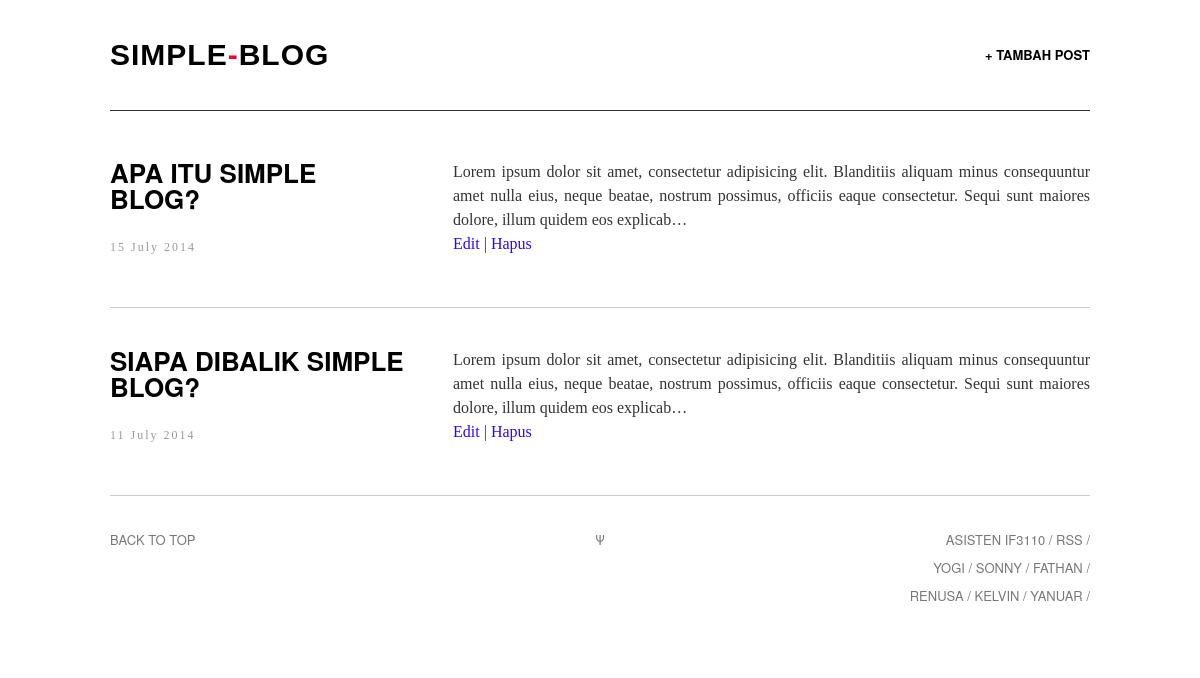
The page / on the database its author committed.
### tables this page shows
CREATE TABLE IF NOT EXISTS `listpost` (
  `Idx` int(11) NOT NULL AUTO_INCREMENT,
  `Judul` text NOT NULL,
  `Tanggal` date NOT NULL,
  `Konten` longtext NOT NULL,
  PRIMARY KEY (`Idx`)
);

### index.php (the view, shortened to what this page needs)
<!DOCTYPE html>
<html>
<head>
<link rel="stylesheet" type="text/css" href="assets/css/screen.css" />
</head>
<body class="default">
<div class="wrapper">
<nav class="nav">
    <a style="border:none;" id="logo" href="index.php"><h1>Simple<span>-</span>Blog</h1></a>
    <ul class="nav-primary">
        <li><a href="new_post.html">+ Tambah Post</a></li>
    </ul>
</nav>
<div id="home">
    <div class="posts">
        <nav class="art-list">
          <ul class="art-list-body">
            <?php
				$db = mysqli_connect('localhost','root', "", 'simpleblog');
				$query = "SELECT * FROM `listpost` ORDER BY `Tanggal` DESC";
				$q_results = mysqli_query($db, $query);
				foreach ($q_results as $res) {
					$date_pre = $res['Tanggal'];
					$date = DateTime::createFromFormat('Y-m-d',$date_pre);
					echo "<li class=\"art-list-item\">
					<div class=\"art-list-item-title-and-time\">
						<h2 class=\"art-list-title\"><a href=\"post.php?id=". $res['Idx'] ." \"> ". $res['Judul'] . "</a></h2>
						<div class=\"art-list-time\"> ". $date->format('j F Y') ." </div>
					</div>
					<p>";
					if (strlen($res['Konten']) > 225) {
						echo substr ($res['Konten'],0,225);
						echo "&hellip;";
					} else {
						echo ($res['Konten']);
					}
					echo "</p>
					<p>
					  <a href=\"edit.php?id=". $res['Idx'] ."\">Edit</a> | <a href=\"delete.php?id=". $res['Idx'] ."\" onclick=\"return deleteConfirmation()\">Hapus</a>
					</p>
					</li>";
				}
			?>
          </ul>
        </nav>
    </div>
</div>
<footer class="footer">
    <div class="back-to-top"><a href="">Back to top</a></div>
    <div class="psi">&Psi;</div>
    <aside class="offsite-links">
        Asisten IF3110 /
        <a class="rss-link" href="#rss">RSS</a> /
        <br>
        <a class="twitter-link" href="http://twitter.com/YoGiiSinaga">Yogi</a> /
        <a class="twitter-link" href="http://twitter.com/sonnylazuardi">Sonny</a> /
        <a class="twitter-link" href="http://twitter.com/fathanpranaya">Fathan</a> /
        <br>
        <a class="twitter-link" href="#">Renusa</a> /
        <a class="twitter-link" href="#">Kelvin</a> /
        <a class="twitter-link" href="#">Yanuar</a> /
    </aside>
</footer>
</div>
</body>
</html>

### assets/css/screen.css (style rules this page uses)
html, body, div, span, object, iframe, h1, h2, h3, h4, h5, h6, p, blockquote, pre, a, address, cite, code, em, img, small, strong, ol, ul, li, fieldset, form, label, legend, table, caption, tbody, tfoot, thead, tr, th, td, article, aside, canvas, embed, figure, figcaption, footer, header, hgroup, menu, nav, section, summary, time, audio, video { margin: 0; padding: 0; border: 0; font-size: 100%; font: inherit; vertical-align: baseline; }
article, aside, details, figcaption, figure, footer, header, hgroup, menu, time, nav, section { display: block; }
html, body, .wrapper { min-height: 100%; }
html, body { height: 100%; }
.wrapper { min-height: 100%; }
body { overflow-x: hidden; font: 17px/28px ff-meta-serif-web-pro, "Georgia", serif; color: #333; background: #fff; }
h1, h2, h3, h4, h5, h6 { font-family: "proxima-nova", "helvetica neue", "helvetica", sans-serif; font-weight: normal; text-transform: uppercase; font-weight: 700; color: #000; text-rendering: optimizeLegibility; }
h1 { font-size: 50px; padding-bottom: 30px; }
h2 { font-size: 35px; padding-bottom: 25px; }
p { margin: 0 0 28px 0; text-align: justify; }
a { color: #3403F7; text-decoration: none; -webkit-transition: color .2s ease-in-out; -moz-transition: color .2s ease-in-out; transition: color .2s ease-in-out; }
.wrapper { max-width: 1500px; margin: 0 auto; background: #fff; }
.nav, .art-header-inner, .footer, .art-list, .abt, .fourohfour { width: 980px; }
.nav, .art-body-inner, .footer, .art-list, .abt, .fourohfour { position: relative; margin: 0 auto; }
.nav { position: absolute; top: 0; left: 50%; height: 70px; padding-top: 40px; margin-left: -490px; border-bottom: 1px solid #333; z-index: 2; }
#logo { float: left; }
.nav-primary { float: right; }
.nav-primary li { display: inline-block; margin-left: 10px; font-weight: 500; }
#logo h1, .nav-primary li, .nav-primary li a { font-family: "proxima-nova", "helvetica neue", "helvetica", sans-serif; font-weight: 700; font-size: 13px; line-height: 30px; color: #000; text-transform: uppercase; }
#logo h1 { height: 30px; margin-left: 0px; letter-spacing: 1px; font-family: 'Questrial', sans-serif; font-size: 30px; }
#logo h1 span { color: #F40034 !important; }
.nav li:first-child { margin-left: 0; }
.art-list { padding: 120px 0 0; }
.art-list-body { position: relative; overflow: hidden; }
.art-list-item { padding: 40px 0; list-style: none; overflow: hidden; border-bottom: 1px solid #ccc; }
.art-list-item:last-child { border-bottom: none; }
.art-list-title { font-size: 26px; line-height: 26px; font-weight: 700; }
.art-list-item-title-and-time { float: left; width: 30%; margin-bottom: 10px; }
.art-list-time { font-size: 12px; line-height: 20px; letter-spacing: 2px; color: #999; }
.art-list-title a { color: #000; cursor: pointer; }
.art-list-item p { width: 65%; float: left; margin-left: 5%; margin-bottom: 0; font-size: 16px; line-height: 24px; text-align: justify; }
.footer { padding: 30px 0 40px; overflow: hidden; border-top: 1px solid #ccc; }
.footer, .footer a { font-family: "proxima-nova", "helvetica neue", "helvetica", sans-serif; font-size: 13px; text-transform: uppercase; color: #777; }
.back-to-top, .footer-nav, .offsite-links { width: 45%; float: left; }
.psi { width:10%; float:left; text-align: center; }
.offsite-links { text-align: right; }
.nav:before, .art-body-inner:before, .footer:before, .art-list:before { content:""; display:table; }
.nav:after, .art-body-inner:after, .footer:after, .art-list:after { clear:both; }
.nav, .art-body-inner, .footer, .art-list { zoom:1; }
.art-list, .nav, .abt, .art-body { -webkit-animation: le-fade .5s 0s 1 ease-out; -moz-animation: le-fade .5s 0s 1 ease-out; }

### rows shown on the page
listpost: Judul "APA ITU SIMPLE BLOG?", Tanggal "15 July 2014", Konten "Lorem ipsum dolor sit amet, consectetur adipisicing elit. Blanditiis aliquam minus consequuntur amet nulla eius, neque beatae, nostrum possimus, officiis eaque consectetur. Sequi sunt maiores dolore, illum quidem eos explicab"
listpost: Judul "SIAPA DIBALIK SIMPLE BLOG?", Tanggal "11 July 2014", Konten "Lorem ipsum dolor sit amet, consectetur adipisicing elit. Blanditiis aliquam minus consequuntur amet nulla eius, neque beatae, nostrum possimus, officiis eaque consectetur. Sequi sunt maiores dolore, illum quidem eos explicab"
